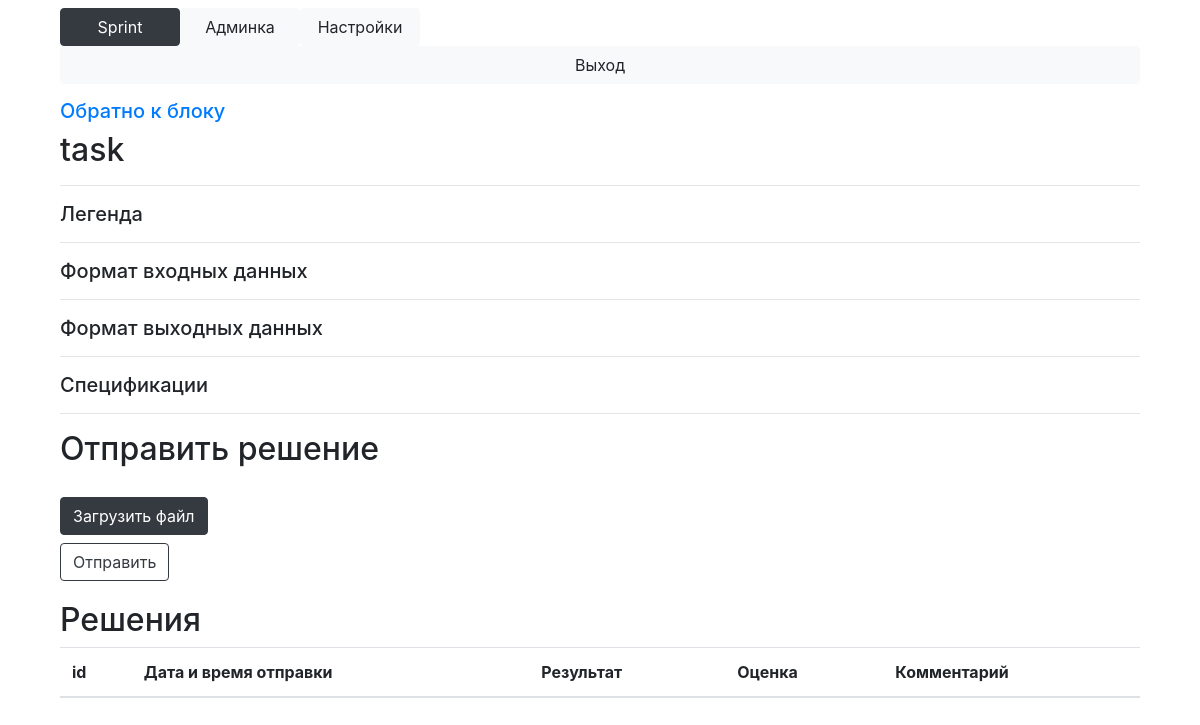
Page /task?id=1 (signed in) on the earlier database version.
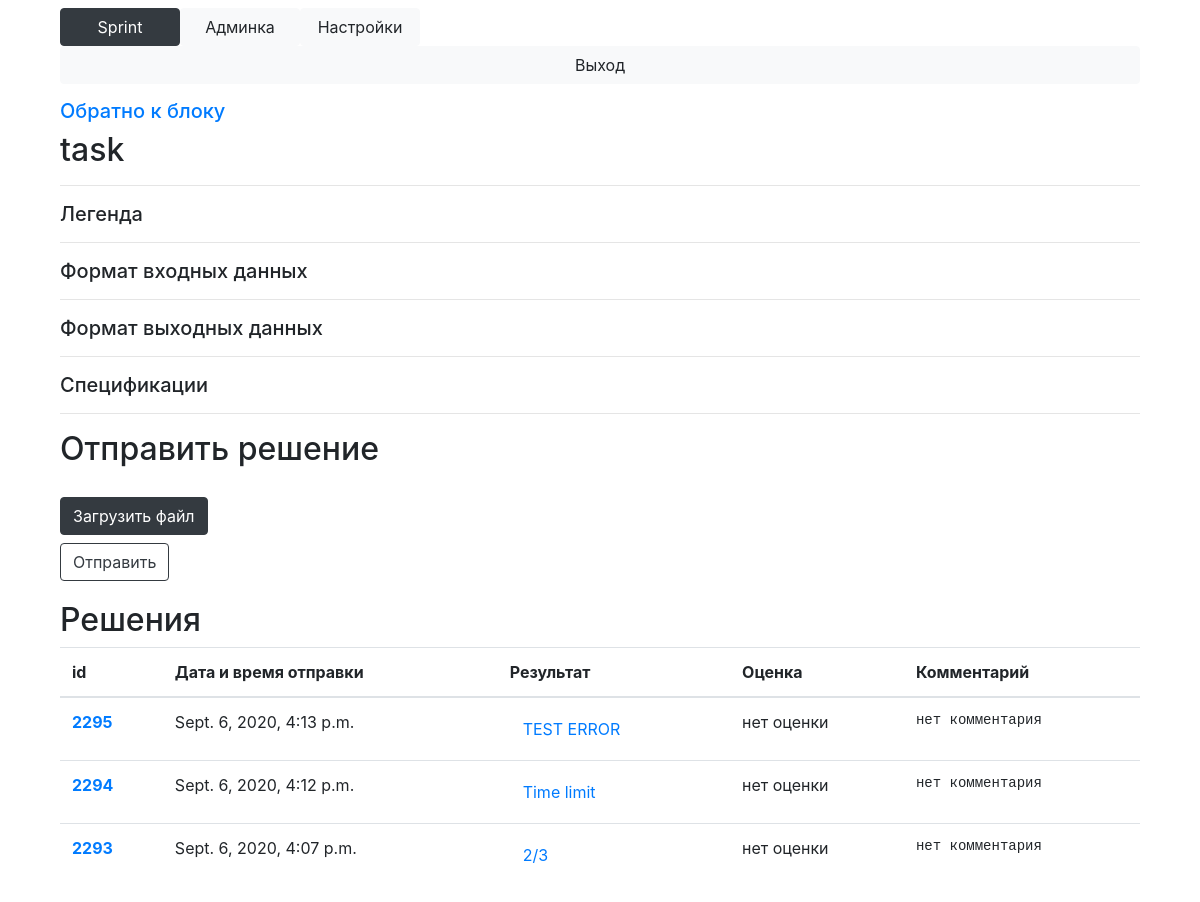
Same page on the later database version.
### Main/models.py (models this page shows, shortened)
class Solution(models.Model):
    task = models.ForeignKey(Task, on_delete=models.CASCADE)
    user = models.ForeignKey(User, on_delete=models.CASCADE)
    result = models.TextField()
    details = models.TextField(default='')
    time_sent = models.DateTimeField(null=True)
    mark = models.IntegerField(null=True)
    comment = models.TextField(default='')
    @property
    def mark_property(self):
        return str(self.mark) if self.mark is not None else 'нет оценки'
    @property
    def comment_property(self):
        return self.comment if self.comment else 'нет комментария'

### Main/views.py (the view, shortened to what this page needs)
# urls.py: path('task', views.task),
def task(request):
    current_task = Task.objects.get(id=request.GET['id'])
    user = request.user
    if not check_permission_block(user, current_task.block):
        return HttpResponseRedirect('/main')
    administrator = check_admin(user)
    can_send = len(Solution.objects.filter(user=request.user, task=current_task)) < current_task.max_solutions_count or administrator
    return render(request, 'task.html', context={'is_admin': administrator,
                                                 'task': current_task,
                                                 'solutions': reversed(Solution.objects.filter(task=current_task, user=user)),
                                                 'can_send': can_send,
                                                 'can_edit': check_admin_on_course(request.user, current_task.block.course)})

### Main/main.py (called while the page is built, shortened)
def check_login(user):
    return user.is_authenticated

def check_admin(user):
    if check_teacher(user):
        return True

def check_teacher(user):
    return user.is_staff and check_login(user)

def courses_available(user):
    if user.is_superuser:
        return Course.objects.all()
    else:
        return [s.course for s in Subscribe.objects.filter(user=user)]

def blocks_available(user):
    courses = courses_available(user)
    blocks = {}
    is_admin = check_admin(user)
    for course in courses:
        if is_admin:
            blocks[course] = Block.objects.filter(
                course=course
            )
    return blocks

def check_permission_block(user, block):
    blocks = blocks_available(user)
    for course in blocks.keys():
        if block in blocks[course]:
            return True
    return False

def check_admin_on_course(user, course):
    if user.is_superuser:
        return True
    try:
        s = Subscribe.objects.get(user=user, course=course)
    except ObjectDoesNotExist:
        return False
    return s.is_assistant or user.is_staff

### templates/task.html (shortened to what this page needs)
{% extends 'base_main.html' %}
{% block content %}
        <h5>
            <a href="/block?id={{ task.block.id }}">Обратно к блоку</a>
        </h5>
        <h2>
            {{ task.name }}
        </h2>
        <hr>
        <h5>Легенда</h5>
        <hr>
        <h5>Формат входных данных</h5>
        <hr>
        <h5>Формат выходных данных</h5>
        <hr>
        <h5>Спецификации</h5>
        <hr>
        {% if can_send or can_edit %}
            <h2>Отправить решение</h2>
            <form action="" method="POST" enctype="multipart/form-data">
                <label for="file-upload" class="btn btn-dark" style="margin-top: 20px;">
                    Загрузить файл
                </label>
                <br><input type="submit" value="Отправить" class="btn btn-outline-dark">
            </form>
        {% endif %}
        <h2 style="margin-top: 20px;">Решения</h2>
        <table class="table">
            <thead>
                <tr>
                    <th scope="col">id</th>
                    <th scope="col">Дата и время отправки</th>
                    <th scope="col">Результат</th>
                    <th scope="col">Оценка</th>
                    <th scope="col">Комментарий</th>
                </tr>
            </thead>
            <tbody>
                {% for solution in solutions %}
                <tr>
                    <th scope="row">
                        <a href="/solution?id={{ solution.id }}">{{ solution.id }}</a>
                    </th>
                    <td>
                        {{ solution.time_sent }}
                    </td>
                    <td>
                        {% if can_edit or task.showable %}
                                <button type="button" class="btn btn-link" data-toggle="modal" data-target="#resultModalLong{{ solution.id }}">
                                  {{ solution.result }}
                                </button>
                        {% else %}
                                {{ solution.result }}
                        {% endif %}
                    </td>
                    <td>
                        {{ solution.mark_property }}
                    </td>
                    <td>
<pre>
{{ solution.comment_property }}
</pre>
                    </td>
                </tr>
            {% endfor %}
            </tbody>
        </table>
{% endblock %}

Differences in the rows shown:
added Solution: id "2295", time_sent "Sept. 6, 2020, 4:13 p.m.", result "TEST ERROR", mark_property "нет оценки", comment_property "нет комментария"
added Solution: id "2294", time_sent "Sept. 6, 2020, 4:12 p.m.", result "Time limit", mark_property "нет оценки", comment_property "нет комментария"
added Solution: id "2293", time_sent "Sept. 6, 2020, 4:07 p.m.", result "2/3", mark_property "нет оценки", comment_property "нет комментария"
